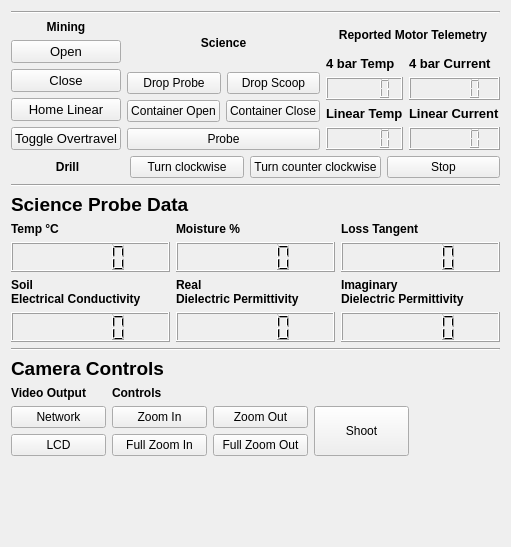
             <widget class="QWidget" name="tab_27">
              <attribute name="title">
               <string>Mining / Science</string>
              </attribute>
              <layout class="QGridLayout" name="gridLayout_76">
               <item row="4" column="0">
                <widget class="Line" name="line_55">
                 <property name="orientation">
                  <enum>Qt::Horizontal</enum>
                 </property>
                </widget>
               </item>
               <item row="7" column="0">
                <layout class="QVBoxLayout" name="verticalLayout_252">
                 <item>
                  <widget class="QLabel" name="label_304">
                   <property name="font">
                    <font>
                     <pointsize>14</pointsize>
                     <weight>75</weight>
                     <bold>true</bold>
                    </font>
                   </property>
                   <property name="text">
                    <string>Camera Controls</string>
                   </property>
                   <property name="alignment">
                    <set>Qt::AlignLeading|Qt::AlignLeft|Qt::AlignVCenter</set>
                   </property>
                  </widget>
                 </item>
                 <item>
                  <layout class="QHBoxLayout" name="horizontalLayout_95">
                   <item>
                    <layout class="QVBoxLayout" name="verticalLayout_253">
                     <item>
                      <layout class="QVBoxLayout" name="verticalLayout_254">
                       <item>
                        <widget class="QLabel" name="label_305">
                         <property name="font">
                          <font>
                           <weight>75</weight>
                           <bold>true</bold>
                          </font>
                         </property>
                         <property name="text">
                          <string>Video Output</string>
                         </property>
                         <property name="alignment">
                          <set>Qt::AlignLeading|Qt::AlignLeft|Qt::AlignVCenter</set>
                         </property>
                        </widget>
                       </item>
                       <item>
                        <layout class="QVBoxLayout" name="verticalLayout_255">
                         <item>
                          <widget class="QPushButton" name="cam_network_output_button">
                           <property name="minimumSize">
                            <size>
                             <width>95</width>
                             <height>0</height>
                            </size>
                           </property>
                           <property name="text">
                            <string>Network</string>
                           </property>
                          </widget>
                         </item>
                         <item>
                          <widget class="QPushButton" name="cam_lcd_output_button">
                           <property name="minimumSize">
                            <size>
                             <width>95</width>
                             <height>0</height>
                            </size>
                           </property>
                           <property name="text">
                            <string>LCD</string>
                           </property>
                          </widget>
                         </item>
                        </layout>
                       </item>
                      </layout>
                     </item>
                     <item>
                      <spacer name="verticalSpacer_64">
                       <property name="orientation">
                        <enum>Qt::Vertical</enum>
                       </property>
                       <property name="sizeHint" stdset="0">
                        <size>
                         <width>20</width>
                         <height>40</height>
                        </size>
                       </property>
                      </spacer>
                     </item>
                    </layout>
                   </item>
                   <item>
                    <layout class="QVBoxLayout" name="verticalLayout_256">
                     <item>
                      <layout class="QVBoxLayout" name="verticalLayout_257">
                       <item>
                        <widget class="QLabel" name="label_306">
                         <property name="font">
                          <font>
                           <weight>75</weight>
                           <bold>true</bold>
                          </font>
                         </property>
                         <property name="text">
                          <string>Controls</string>
                         </property>
                         <property name="alignment">
                          <set>Qt::AlignLeading|Qt::AlignLeft|Qt::AlignVCenter</set>
                         </property>
                        </widget>
                       </item>
                      </layout>
                     </item>
                     <item>
                      <layout class="QHBoxLayout" name="horizontalLayout_96">
                       <item>
                        <layout class="QVBoxLayout" name="verticalLayout_258">
                         <item>
                          <widget class="QPushButton" name="cam_zoom_in_button">
                           <property name="minimumSize">
                            <size>
                             <width>95</width>
                             <height>0</height>
                            </size>
                           </property>
                           <property name="text">
                            <string>Zoom In</string>
                           </property>
                          </widget>
                         </item>
                         <item>
                          <widget class="QPushButton" name="cam_full_zoom_in_button">
                           <property name="minimumSize">
                            <size>
                             <width>95</width>
                             <height>0</height>
                            </size>
                           </property>
                           <property name="text">
                            <string>Full Zoom In</string>
                           </property>
                          </widget>
                         </item>
                        </layout>
                       </item>
                       <item>
                        <layout class="QVBoxLayout" name="verticalLayout_259">
                         <item>
                          <widget class="QPushButton" name="cam_zoom_out_button">
                           <property name="minimumSize">
                            <size>
                             <width>95</width>
                             <height>0</height>
                            </size>
                           </property>
                           <property name="text">
                            <string>Zoom Out</string>
                           </property>
                          </widget>
                         </item>
                         <item>
                          <widget class="QPushButton" name="cam_full_zoom_out_button">
                           <property name="minimumSize">
                            <size>
                             <width>95</width>
                             <height>0</height>
                            </size>
                           </property>
                           <property name="text">
                            <string>Full Zoom Out</string>
                           </property>
                          </widget>
                         </item>
                        </layout>
                       </item>
                       <item>
                        <widget class="QPushButton" name="cam_shoot_button">
                         <property name="minimumSize">
                          <size>
                           <width>95</width>
                           <height>50</height>
                          </size>
                         </property>
                         <property name="text">
                          <string>Shoot</string>
                         </property>
                        </widget>
                       </item>
                      </layout>
                     </item>
                     <item>
                      <spacer name="verticalSpacer_65">
                       <property name="orientation">
                        <enum>Qt::Vertical</enum>
                       </property>
                       <property name="sizeHint" stdset="0">
                        <size>
                         <width>20</width>
                         <height>40</height>
                        </size>
                       </property>
                      </spacer>
                     </item>
                    </layout>
                   </item>
                   <item>
                    <spacer name="horizontalSpacer_9">
                     <property name="orientation">
                      <enum>Qt::Horizontal</enum>
                     </property>
                     <property name="sizeHint" stdset="0">
                      <size>
                       <width>40</width>
                       <height>20</height>
                      </size>
                     </property>
                    </spacer>
                   </item>
                  </layout>
                 </item>
                </layout>
               </item>
               <item row="0" column="0">
                <widget class="Line" name="line_56">
                 <property name="orientation">
                  <enum>Qt::Horizontal</enum>
                 </property>
                </widget>
               </item>
               <item row="2" column="0">
                <layout class="QHBoxLayout" name="horizontalLayout_97">
                 <item>
                  <layout class="QVBoxLayout" name="verticalLayout_260">
                   <item>
                    <widget class="QLabel" name="label_307">
                     <property name="font">
                      <font>
                       <weight>75</weight>
                       <bold>true</bold>
                      </font>
                     </property>
                     <property name="text">
                      <string>Mining</string>
                     </property>
                     <property name="alignment">
                      <set>Qt::AlignCenter</set>
                     </property>
                    </widget>
                   </item>
                   <item>
                    <widget class="QPushButton" name="mining_open_button">
                     <property name="font">
                      <font>
                       <pointsize>10</pointsize>
                      </font>
                     </property>
                     <property name="text">
                      <string>Open</string>
                     </property>
                    </widget>
                   </item>
                   <item>
                    <widget class="QPushButton" name="mining_close_button">
                     <property name="font">
                      <font>
                       <pointsize>10</pointsize>
                      </font>
                     </property>
                     <property name="text">
                      <string>Close</string>
                     </property>
                    </widget>
                   </item>
                   <item>
                    <widget class="QPushButton" name="mining_home_linear_button">
                     <property name="font">
                      <font>
                       <pointsize>10</pointsize>
                      </font>
                     </property>
                     <property name="text">
                      <string>Home Linear</string>
                     </property>
                    </widget>
                   </item>
                   <item>
                    <widget class="QPushButton" name="mining_toggle_overtravel_button">
                     <property name="font">
                      <font>
                       <pointsize>10</pointsize>
                      </font>
                     </property>
                     <property name="text">
                      <string>Toggle Overtravel</string>
                     </property>
                    </widget>
                   </item>
                  </layout>
                 </item>
                 <item>
                  <layout class="QVBoxLayout" name="verticalLayout_261">
                   <item>
                    <widget class="QLabel" name="label_308">
                     <property name="font">
                      <font>
                       <weight>75</weight>
                       <bold>true</bold>
                      </font>
                     </property>
                     <property name="text">
                      <string>Science</string>
                     </property>
                     <property name="alignment">
                      <set>Qt::AlignCenter</set>
                     </property>
                    </widget>
                   </item>
                   <item>
                    <layout class="QHBoxLayout" name="horizontalLayout_98">
                     <item>
                      <widget class="QPushButton" name="science_probe_down_button">
                       <property name="text">
                        <string>Drop Probe</string>
                       </property>
                      </widget>
                     </item>
                     <item>
                      <widget class="QPushButton" name="science_scoop_down_button">
                       <property name="text">
                        <string>Drop Scoop</string>
                       </property>
                      </widget>
                     </item>
                    </layout>
                   </item>
                   <item>
                    <layout class="QHBoxLayout" name="horizontalLayout_99">
                     <item>
                      <widget class="QPushButton" name="science_container_open_button">
                       <property name="text">
                        <string>Container Open</string>
                       </property>
                      </widget>
                     </item>
                     <item>
                      <widget class="QPushButton" name="science_container_close_button">
                       <property name="text">
                        <string>Container Close</string>
                       </property>
                      </widget>
                     </item>
                    </layout>
                   </item>
                   <item>
                    <widget class="QPushButton" name="science_probe_button">
                     <property name="text">
                      <string>Probe</string>
                     </property>
                    </widget>
                   </item>
                   <item>
                    <layout class="QVBoxLayout" name="verticalLayout_262"/>
                   </item>
                  </layout>
                 </item>
                 <item>
                  <layout class="QVBoxLayout" name="verticalLayout_263">
                   <item>
                    <layout class="QVBoxLayout" name="verticalLayout_264">
                     <item>
                      <widget class="QLabel" name="label_309">
                       <property name="font">
                        <font>
                         <weight>75</weight>
                         <bold>true</bold>
                        </font>
                       </property>
                       <property name="text">
                        <string>Reported Motor Telemetry</string>
                       </property>
                       <property name="alignment">
                        <set>Qt::AlignCenter</set>
                       </property>
                      </widget>
                     </item>
                    </layout>
                   </item>
                   <item>
                    <layout class="QHBoxLayout" name="horizontalLayout_100">
                     <item>
                      <layout class="QVBoxLayout" name="verticalLayout_265">
                       <item>
                        <widget class="QLabel" name="label_11">
                         <property name="font">
                          <font>
                           <pointsize>10</pointsize>
                           <weight>75</weight>
                           <bold>true</bold>
                          </font>
                         </property>
                         <property name="text">
                          <string>4 bar Temp</string>
                         </property>
                        </widget>
                       </item>
                       <item>
                        <widget class="QLCDNumber" name="mining_4bar_temp_lcd_number"/>
                       </item>
                       <item>
                        <widget class="QLabel" name="label_310">
                         <property name="font">
                          <font>
                           <pointsize>10</pointsize>
                           <weight>75</weight>
                           <bold>true</bold>
                          </font>
                         </property>
                         <property name="text">
                          <string>Linear Temp</string>
                         </property>
                        </widget>
                       </item>
                       <item>
                        <widget class="QLCDNumber" name="mining_linear_temp_lcd_number"/>
                       </item>
                      </layout>
                     </item>
                     <item>
                      <layout class="QVBoxLayout" name="verticalLayout_266">
                       <item>
                        <widget class="QLabel" name="label_311">
                         <property name="font">
                          <font>
                           <pointsize>10</pointsize>
                           <weight>75</weight>
                           <bold>true</bold>
                          </font>
                         </property>
                         <property name="text">
                          <string>4 bar Current</string>
                         </property>
                        </widget>
                       </item>
                       <item>
                        <widget class="QLCDNumber" name="mining_4bar_current_lcd_number"/>
                       </item>
                       <item>
                        <widget class="QLabel" name="label_312">
                         <property name="font">
                          <font>
                           <pointsize>10</pointsize>
                           <weight>75</weight>
                           <bold>true</bold>
                          </font>
                         </property>
                         <property name="text">
                          <string>Linear Current</string>
                         </property>
                        </widget>
                       </item>
                       <item>
                        <widget class="QLCDNumber" name="mining_linear_current_lcd_number"/>
                       </item>
                      </layout>
                     </item>
                    </layout>
                   </item>
                  </layout>
                 </item>
                </layout>
               </item>
               <item row="6" column="0">
                <widget class="Line" name="line_57">
                 <property name="orientation">
                  <enum>Qt::Horizontal</enum>
                 </property>
                </widget>
               </item>
               <item row="5" column="0">
                <layout class="QHBoxLayout" name="horizontalLayout_101">
                 <item>
                  <layout class="QVBoxLayout" name="verticalLayout_267">
                   <item>
                    <widget class="QLabel" name="label_313">
                     <property name="font">
                      <font>
                       <pointsize>14</pointsize>
                       <weight>75</weight>
                       <bold>true</bold>
                      </font>
                     </property>
                     <property name="text">
                      <string>Science Probe Data</string>
                     </property>
                     <property name="alignment">
                      <set>Qt::AlignLeading|Qt::AlignLeft|Qt::AlignVCenter</set>
                     </property>
                    </widget>
                   </item>
                   <item>
                    <layout class="QGridLayout" name="gridLayout_77">
                     <item row="0" column="0">
                      <layout class="QVBoxLayout" name="verticalLayout_268">
                       <item>
                        <widget class="QLabel" name="label_314">
                         <property name="font">
                          <font>
                           <pointsize>9</pointsize>
                           <weight>75</weight>
                           <bold>true</bold>
                          </font>
                         </property>
                         <property name="text">
                          <string>Temp °C</string>
                         </property>
                        </widget>
                       </item>
                       <item>
                        <widget class="QLCDNumber" name="science_temp_lcd_number">
                         <property name="minimumSize">
                          <size>
                           <width>0</width>
                           <height>30</height>
                          </size>
                         </property>
                         <property name="maximumSize">
                          <size>
                           <width>16777215</width>
                           <height>30</height>
                          </size>
                         </property>
                        </widget>
                       </item>
                      </layout>
                     </item>
                     <item row="0" column="1">
                      <layout class="QVBoxLayout" name="verticalLayout_269">
                       <item>
                        <widget class="QLabel" name="moisture_label">
                         <property name="font">
                          <font>
                           <pointsize>9</pointsize>
                           <weight>75</weight>
                           <bold>true</bold>
                          </font>
                         </property>
                         <property name="text">
                          <string>Moisture %</string>
                         </property>
                        </widget>
                       </item>
                       <item>
                        <widget class="QLCDNumber" name="science_moisture_lcd_number">
                         <property name="minimumSize">
                          <size>
                           <width>0</width>
                           <height>30</height>
                          </size>
                         </property>
                         <property name="maximumSize">
                          <size>
                           <width>16777215</width>
                           <height>30</height>
                          </size>
                         </property>
                        </widget>
                       </item>
                      </layout>
                     </item>
                     <item row="0" column="2">
                      <layout class="QVBoxLayout" name="verticalLayout_270">
                       <item>
                        <widget class="QLabel" name="tangent_label">
                         <property name="font">
                          <font>
                           <pointsize>9</pointsize>
                           <weight>75</weight>
                           <bold>true</bold>
                          </font>
                         </property>
                         <property name="text">
                          <string>Loss Tangent</string>
                         </property>
                        </widget>
                       </item>
                       <item>
                        <widget class="QLCDNumber" name="science_loss_tangent_lcd_number">
                         <property name="minimumSize">
                          <size>
                           <width>0</width>
                           <height>30</height>
                          </size>
                         </property>
                         <property name="maximumSize">
                          <size>
                           <width>16777215</width>
                           <height>30</height>
                          </size>
                         </property>
                        </widget>
                       </item>
                      </layout>
                     </item>
                     <item row="1" column="0">
                      <layout class="QVBoxLayout" name="verticalLayout_271">
                       <item>
                        <widget class="QLabel" name="conductivity_label">
                         <property name="font">
                          <font>
                           <pointsize>9</pointsize>
                           <weight>75</weight>
                           <bold>true</bold>
                          </font>
                         </property>
                         <property name="text">
                          <string>Soil
Electrical Conductivity</string>
                         </property>
                        </widget>
                       </item>
                       <item>
                        <widget class="QLCDNumber" name="science_electrical_conductivity_lcd_number">
                         <property name="minimumSize">
                          <size>
                           <width>0</width>
                           <height>30</height>
                          </size>
                         </property>
                         <property name="maximumSize">
                          <size>
                           <width>16777215</width>
                           <height>30</height>
                          </size>
                         </property>
                        </widget>
                       </item>
                      </layout>
                     </item>
                     <item row="1" column="1">
                      <layout class="QVBoxLayout" name="verticalLayout_272">
                       <item>
                        <widget class="QLabel" name="real_dielectric_label">
                         <property name="font">
                          <font>
                           <pointsize>9</pointsize>
                           <weight>75</weight>
                           <bold>true</bold>
                          </font>
                         </property>
                         <property name="text">
                          <string>Real
Dielectric Permittivity</string>
                         </property>
                        </widget>
                       </item>
                       <item>
                        <widget class="QLCDNumber" name="science_real_dielectric_lcd_number">
                         <property name="minimumSize">
                          <size>
                           <width>0</width>
                           <height>30</height>
                          </size>
                         </property>
                         <property name="maximumSize">
                          <size>
                           <width>16777215</width>
                           <height>30</height>
                          </size>
                         </property>
                        </widget>
                       </item>
                      </layout>
                     </item>
                     <item row="1" column="2">
                      <layout class="QVBoxLayout" name="verticalLayout_273">
                       <item>
                        <widget class="QLabel" name="imaginary_label">
                         <property name="font">
                          <font>
                           <pointsize>9</pointsize>
                           <weight>75</weight>
                           <bold>true</bold>
                          </font>
                         </property>
                         <property name="text">
                          <string>Imaginary
Dielectric Permittivity</string>
                         </property>
                        </widget>
                       </item>
                       <item>
                        <widget class="QLCDNumber" name="science_imaginary_dielectric_lcd_number">
                         <property name="minimumSize">
                          <size>
                           <width>0</width>
                           <height>30</height>
                          </size>
                         </property>
                         <property name="maximumSize">
                          <size>
                           <width>16777215</width>
                           <height>30</height>
                          </size>
                         </property>
                        </widget>
                       </item>
                      </layout>
                     </item>
                    </layout>
                   </item>
                  </layout>
                 </item>
                </layout>
               </item>
               <item row="8" column="0">
                <spacer name="verticalSpacer_66">
                 <property name="orientation">
                  <enum>Qt::Vertical</enum>
                 </property>
                 <property name="sizeHint" stdset="0">
                  <size>
                   <width>20</width>
                   <height>40</height>
                  </size>
                 </property>
                </spacer>
               </item>
               <item row="3" column="0">
                <layout class="QHBoxLayout" name="horizontalLayout_102">
                 <item>
                  <widget class="QLabel" name="label_315">
                   <property name="font">
                    <font>
                     <weight>75</weight>
                     <bold>true</bold>
                    </font>
                   </property>
                   <property name="text">
                    <string>Drill</string>
                   </property>
                   <property name="alignment">
                    <set>Qt::AlignCenter</set>
                   </property>
                  </widget>
                 </item>
                 <item>
                  <widget class="QPushButton" name="drill_turn_clockwise_button">
                   <property name="text">
                    <string>Turn clockwise</string>
                   </property>
                  </widget>
                 </item>
                 <item>
                  <widget class="QPushButton" name="drill_turn_counter_clockwise_button">
                   <property name="text">
                    <string>Turn counter clockwise</string>
                   </property>
                  </widget>
                 </item>
                 <item>
                  <widget class="QPushButton" name="drill_stop_button">
                   <property name="text">
                    <string>Stop</string>
                   </property>
                  </widget>
                 </item>
                </layout>
               </item>
              </layout>
             </widget>
